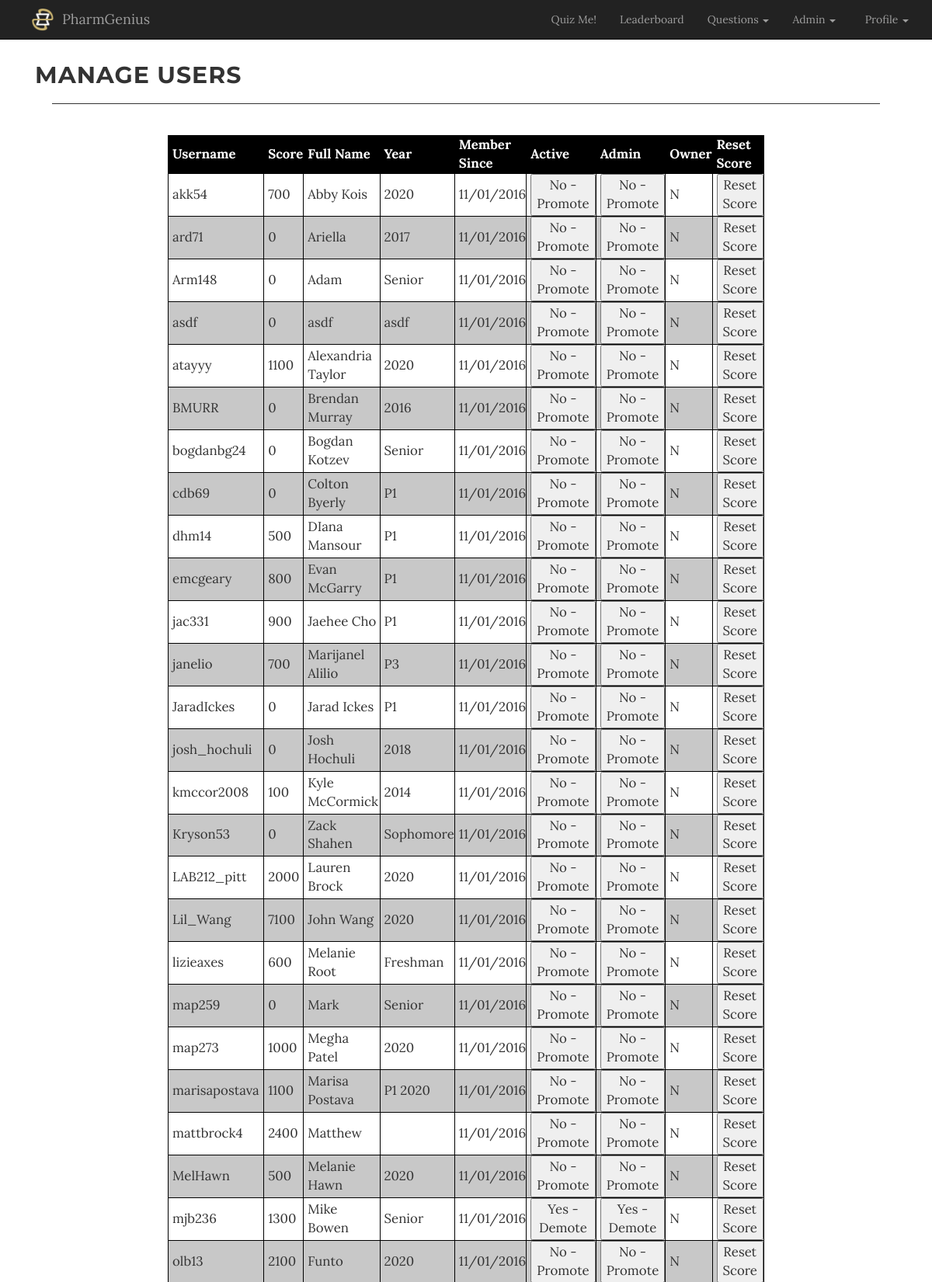
Page /manage_users.php (signed in, upper part) on the committed database.
### tables this page shows
CREATE TABLE `user_profile` (
  `username` varchar(20) NOT NULL,
  `full_name` varchar(50) NOT NULL,
  `year` varchar(10) NOT NULL,
  `employer` varchar(50) DEFAULT NULL,
  `interests` varchar(256) DEFAULT NULL,
  `bio` varchar(500) DEFAULT NULL,
  `image_url` varchar(256) DEFAULT NULL,
  `created_date` datetime NOT NULL DEFAULT CURRENT_TIMESTAMP,
  `last_updated_date` datetime NOT NULL DEFAULT CURRENT_TIMESTAMP ON UPDATE CURRENT_TIMESTAMP,
  `last_updated_by` varchar(20) NOT NULL
);

CREATE TABLE `user` (
  `username` varchar(20) NOT NULL,
  `password` varchar(60) NOT NULL,
  `email_address` varchar(256) NOT NULL,
  `score` int(10) NOT NULL DEFAULT '0',
  `admin_flag` enum('Y','N') NOT NULL DEFAULT 'N',
  `owner_flag` enum('Y','N') NOT NULL DEFAULT 'N',
  `active_flag` enum('Y','N') NOT NULL DEFAULT 'N',
  `registered_date` datetime NOT NULL DEFAULT CURRENT_TIMESTAMP
);

### public/manage_users.php (the view, shortened to what this page needs)
<?php require_once("../includes/db_connection.php"); ?>
<?php require_once("../includes/functions.php"); ?>
<?php
  $user_set = get_user_data();
  include("../includes/header.php");
?>
</head>
<body>
  <?php echo get_navbar(); ?>
  <br><br><br><br>
  <div class="container">
    <div class="container col-xs-12 text-center-div">
      <h2 class="inline-element">Manage Users</h2>
    </div>
    <div class="container col-xs-12"><hr></div>
    <div class="container col-xs-12"><br></div>
    <div class="container col-xs-12">
      <table id="usertable" class="usertable">
        <thead>
        <th>Username</th>
        <th>Score</th>
        <th>Full Name</th>
        <th>Year</th>
        <th>Member Since</th>
        <th>Active</th>
        <th>Admin</th>
        <th>Owner</th>
        <th>Reset Score</th>
        </thead>
        <tbody>
          <?php
            while ($user = mysqli_fetch_assoc($user_set)) {
              $table_row = "<tr><td>" . $user["username"] . "</td>";
              $table_row .= "<td id=\"score_{$user["username"]}\">" . $user["score"] . "</td>";
              $table_row .= "<td>" . $user["full_name"] . "</td>";
              $table_row .= "<td>" . $user["year"] . "</td>";
              $table_row .= "<td>" . $user["registered_date"] . "</td>";
              $table_row .= "<td>";
              $table_row .= "<button type=\"button\" id=\"active_flag_{$user["username"]}\" onclick=\"toggleStatus('active_flag', '{$user["username"]}')\">";
              $table_row .= ($user["active_flag"] == "Y") ? "Yes - Demote" : "No - Promote";
              $table_row .= "</td>";
              $table_row .= "<td>";
              $table_row .= "<button type=\"button\" id=\"admin_flag_{$user["username"]}\" onclick=\"toggleStatus('admin_flag', '{$user["username"]}')\">";
              $table_row .= ($user["admin_flag"] == "Y") ? "Yes - Demote" : "No - Promote";
              $table_row .= "</td>";
              $table_row .= "<td>" . $user["owner_flag"] . "</td>";
              $table_row .= "<td>";
              $table_row .= "<button type=\"button\" onclick=\"resetScore('{$user["username"]}')\">";
              $table_row .= "Reset Score";
              $table_row .= "</td>";
              $table_row .= "</tr>";
              echo $table_row;
            }
          ?>
        </tbody>
      </table>
    </div>
  </div>
<?php include("../includes/footer.php"); ?>

### includes/header.php (shortened to what this page needs)
<!DOCTYPE html>
<html lang="en">
<head>
  <link rel="stylesheet" href="../public/static/css/bootstrap.min.css">
  <link rel="stylesheet" href="../public/static/css/grayscale.css">
  <link rel="stylesheet" href="../public/static/css/style.css">
  <link rel="stylesheet" href="../public/static/css/font-awesome.min.css" type="text/css">

### includes/functions.php (shortened to what this page needs)
<?php
function get_navbar() {
  $html = navbar_open();
  if (is_logged_in()) {
    $html .=  user_navbar();
  } else {
    $html .= simple_navbar();
  }
  $html .= navbar_close();
  return $html;
}
function navbar_open() {
  $html = "<nav class = \"navbar navbar-inverse navbar-fixed-top\" style=\"height: auto;\">";
  $html .= "<div class = \"container\">";
  $html .= "<div class=\"navbar-header\">";
  $html .= "<img src=\"../public/static/img/logo.png\" class=\"logo\" width=\"30\" height=\"30\" alt=\"\"/>";
  $html .= "<a href=\"../public/index.php\" class=\"navbar-brand\">PharmGenius</a>";
  $html .= "<button class = \"navbar-toggle\" data-toggle= \"collapse\" data-target = \".navHeaderCollapse\">";
  $html .= "<span class=\"icon-bar\"></span>";
  $html .= "<span class=\"icon-bar\"></span>";
  $html .= "<span class=\"icon-bar\"></span>";
  $html .= "</button>";
  $html .= "</div>";
  $html .= "<div class = \"collapse navbar-collapse navHeaderCollapse\">";
  $html .= "<ul class = \"nav navbar-nav navbar-right\">";
  return $html;
}
function navbar_close() {
  $html = "</ul></div></div></nav>";
  return $html;
}
function admin_navbar() {
  $html = "<li class=\"dropdown\">";
  $html .= "<a href=\"\" class=\"dropdown-toggle\" data-toggle=\"dropdown\"><span>Admin&nbsp;</span><b class=\"caret\"></b></a>";
  $html .= "<ul class=\"dropdown-menu\">";
  $html .= "<li><a href=\"../public/review_categories.php\" id=\"reviewCats\" class=\"nav-button\">View Category Database</a></li>";
  $html .= "<li><a href=\"../public/manage_users.php\" id=\"manageUsers\" class=\"nav-button\">Manage Users</a></li>";
  $html .= "</ul></li>";
  return $html;
}
function user_navbar() {
  $html = "<li><a href=\"../public/select_quiz.php\" id=\"quizme\" class=\"nav-button\">Quiz Me!</a></li>";
  $html .= "<li><a href=\"../public/leaderboard.php\" id=\"leaderboard\" class=\"nav-button\">Leaderboard</a></li>";
  $html .= "<li class=\"dropdown\">";
  $html .= "<a href=\"\" class=\"dropdown-toggle\" data-toggle=\"dropdown\"><span>Questions&nbsp;</span><b class=\"caret\"></b></a>";
  $html .= "<ul class=\"dropdown-menu\">";
  $html .= "<li><a href=\"../public/review_my_questions.php\" id=\"myQuestions\">Your Questions</a></li>";
  $html .= "<li><a href=\"../public/submit_new.php\" id=\"submitNew\">Submit A Question</a></li>";
  $html .= "<li><a href=\"../public/review_new_questions.php\" id=\"ReviewNew\" class=\"nav-button\">Review New Questions</a></li>";
  $html .= "<li><a href=\"../public/review_old_questions.php\" id=\"ReviewOld\" class=\"nav-button\">View Question Database</a></li>";
  $html .= "</ul></li>";
  if (is_user_admin()) {
    $html .= admin_navbar();
  }
  $html .= "<li class=\"dropdown\">";
  $html .= "<a href=\"../public/index.php\" class=\"dropdown-toggle\" data-toggle=\"dropdown\">";
  $html .= "<span class=\"profile-container\">";
  $html .= "<img src=\"";
  $image_url = get_image_url($_SESSION["username"]);
  $html .= ($image_url == null) ? "../public/static/img/logo.png\"" : "{$image_url}\" ";
  $html .= "class=\"profile-small\" alt=\"\"/>&nbsp;&nbsp;Profile&nbsp;</span><b class=\"caret\" style=\"font-size:1.5em;\"></b></a>";
  $html .= "<ul class=\"dropdown-menu\">";
  $html .= "<li><a href=\"../public/profile.php?id=";
  $html .= htmlentities($_SESSION["username"]);
  $html .= "\">View Profile</a></li>";
  $html .= "<li><a href=\"#sendbugreport\" data-toggle=\"modal\">Report a Bug</a></li>";
  $html .= "<li><a href=\"../public/logout.php\">Sign Out</a></li>";
  $html .= "</ul></li>";
  return $html;
}
function mysql_prep($string) {
    global $connection;
    $escaped_string = mysqli_real_escape_string($connection, $string);
    return $escaped_string;
  }
function get_user_data() {
  global $connection;
  $query = "SELECT u.username, u.score, p.full_name, p.year, u.admin_flag, u.active_flag, u.owner_flag, DATE_FORMAT(u.registered_date,'%m/%d/%Y') as registered_date ";
  $query .= "FROM user u ";
  $query .= "JOIN user_profile p on p.username = u.username ";
  $query .= "ORDER BY username ASC ";
  $user_set = mysqli_query($connection, $query);
  return $user_set;
}
function get_image_url($username) {
  global $connection;
  $safe_username = mysql_prep($username);
  $query = "SELECT image_url ";
  $query .= "FROM user_profile ";
  $query .= "WHERE username = '{$safe_username}' ";
  $user_set = mysqli_query($connection, $query);
  if ($user = mysqli_fetch_assoc($user_set)) {
    $file_path = "../public/" . $user["image_url"];
    return $file_path;
  }
  return null;
}
function is_user_admin() {
  if (is_logged_in()) {
    return $_SESSION["admin_flag"] === "Y";
  } else {
    return false;
  }
}
function is_logged_in() {
  return (isset($_SESSION["username"]));
}
?>

### includes/footer.php (shortened to what this page needs)
</body>
</html>

### public/static/css/grayscale.css (style rules this page uses)
body { width: 100%; height: 100%; font-family: Lora,"Helvetica Neue",Helvetica,Arial,sans-serif; }
html { width: 100%; height: 100%; }
h1, h2, h3, h4, h5, h6 { margin: 0 0 35px; text-transform: uppercase; font-family: Montserrat,"Helvetica Neue",Helvetica,Arial,sans-serif; font-weight: 700; letter-spacing: 1px; }
a { color: #3333cc; -webkit-transition: all .2s ease-in-out; -moz-transition: all .2s ease-in-out; transition: all .2s ease-in-out; }
body { webkit-tap-highlight-color: rgba(255,255,255,.2); }
table#usertable tr:nth-child(even) { background-color: rgb(200, 200, 200); }
table#usertable tr:nth-child(odd) { background-color:#fff; }
table#usertable th { background-color: black; color: white; padding-left: 5px; }
table#usertable td { padding-left: 5px; }
table.usertable { font-size: 1.2em; }
.inline-element { display: inline; }

### public/static/css/style.css (style rules this page uses)
table { width:50%; margin: auto }
table, th, td { border: 1px solid black; border-collapse: collapse; }
th, td { text-align: left; }
.nav-button { height:auto; }
span.profile-container { overflow: hidden; width: 25px; height: 25px; }
img.logo { float: left; margin-top: 10px; margin-right: 10px; margin-left: 10px; }
hr { border: 0; clear:both; display:block; width: 96%; background-color:#333; height: 1px; }

### rows in the picture
user_profile: user.username "akk54", user.score "700", full_name "Abby Kois", year "2020", registered_date "11/01/2016", user.active_flag+admin_flag "No - Promote No - Promote Reset Score", user.owner_flag "N"
user_profile: user.username "ard71", user.score "0", full_name "Ariella", year "2017", registered_date "11/01/2016", user.active_flag+admin_flag "No - Promote No - Promote Reset Score", user.owner_flag "N"
user_profile: user.username "Arm148", user.score "0", full_name "Adam", year "Senior", registered_date "11/01/2016", user.active_flag+admin_flag "No - Promote No - Promote Reset Score", user.owner_flag "N"
user_profile: user.username "asdf", user.score "0", full_name "asdf", year "asdf", registered_date "11/01/2016", user.active_flag+admin_flag "No - Promote No - Promote Reset Score", user.owner_flag "N"
user_profile: user.username "atayyy", user.score "1100", full_name "Alexandria Taylor", year "2020", registered_date "11/01/2016", user.active_flag+admin_flag "No - Promote No - Promote Reset Score", user.owner_flag "N"
user_profile: user.username "BMURR", user.score "0", full_name "Brendan Murray", year "2016", registered_date "11/01/2016", user.active_flag+admin_flag "No - Promote No - Promote Reset Score", user.owner_flag "N"
user_profile: user.username "bogdanbg24", user.score "0", full_name "Bogdan Kotzev", year "Senior", registered_date "11/01/2016", user.active_flag+admin_flag "No - Promote No - Promote Reset Score", user.owner_flag "N"
user_profile: user.username "cdb69", user.score "0", full_name "Colton Byerly", year "P1", registered_date "11/01/2016", user.active_flag+admin_flag "No - Promote No - Promote Reset Score", user.owner_flag "N"
user_profile: user.username "dhm14", user.score "500", full_name "DIana Mansour", year "P1", registered_date "11/01/2016", user.active_flag+admin_flag "No - Promote No - Promote Reset Score", user.owner_flag "N"
user_profile: user.username "emcgeary", user.score "800", full_name "Evan McGarry", year "P1", registered_date "11/01/2016", user.active_flag+admin_flag "No - Promote No - Promote Reset Score", user.owner_flag "N"
user_profile: user.username "jac331", user.score "900", full_name "Jaehee Cho", year "P1", registered_date "11/01/2016", user.active_flag+admin_flag "No - Promote No - Promote Reset Score", user.owner_flag "N"
user_profile: user.username "janelio", user.score "700", full_name "Marijanel Alilio", year "P3", registered_date "11/01/2016", user.active_flag+admin_flag "No - Promote No - Promote Reset Score", user.owner_flag "N"
user_profile: user.username "JaradIckes", user.score "0", full_name "Jarad Ickes", year "P1", registered_date "11/01/2016", user.active_flag+admin_flag "No - Promote No - Promote Reset Score", user.owner_flag "N"
user_profile: user.username "josh_hochuli", user.score "0", full_name "Josh Hochuli", year "2018", registered_date "11/01/2016", user.active_flag+admin_flag "No - Promote No - Promote Reset Score", user.owner_flag "N"
user_profile: user.username "kmccor2008", user.score "100", full_name "Kyle McCormick", year "2014", registered_date "11/01/2016", user.active_flag+admin_flag "No - Promote No - Promote Reset Score", user.owner_flag "N"
user_profile: user.username "Kryson53", user.score "0", full_name "Zack Shahen", year "Sophomore", registered_date "11/01/2016", user.active_flag+admin_flag "No - Promote No - Promote Reset Score", user.owner_flag "N"
user_profile: user.username "LAB212_pitt", user.score "2000", full_name "Lauren Brock", year "2020", registered_date "11/01/2016", user.active_flag+admin_flag "No - Promote No - Promote Reset Score", user.owner_flag "N"
user_profile: user.username "Lil_Wang", user.score "7100", full_name "John Wang", year "2020", registered_date "11/01/2016", user.active_flag+admin_flag "No - Promote No - Promote Reset Score", user.owner_flag "N"
user_profile: user.username "lizieaxes", user.score "600", full_name "Melanie Root", year "Freshman", registered_date "11/01/2016", user.active_flag+admin_flag "No - Promote No - Promote Reset Score", user.owner_flag "N"
user_profile: user.username "map259", user.score "0", full_name "Mark", year "Senior", registered_date "11/01/2016", user.active_flag+admin_flag "No - Promote No - Promote Reset Score", user.owner_flag "N"
user_profile: user.username "map273", user.score "1000", full_name "Megha Patel", year "2020", registered_date "11/01/2016", user.active_flag+admin_flag "No - Promote No - Promote Reset Score", user.owner_flag "N"
user_profile: user.username "marisapostava", user.score "1100", full_name "Marisa Postava", year "P1 2020", registered_date "11/01/2016", user.active_flag+admin_flag "No - Promote No - Promote Reset Score", user.owner_flag "N"
user_profile: user.username "mattbrock4", user.score "2400", full_name "Matthew", registered_date "11/01/2016", user.active_flag+admin_flag "No - Promote No - Promote Reset Score", user.owner_flag "N"
user_profile: user.username "MelHawn", user.score "500", full_name "Melanie Hawn", year "2020", registered_date "11/01/2016", user.active_flag+admin_flag "No - Promote No - Promote Reset Score", user.owner_flag "N"
user_profile: last_updated_by.username "mjb236", last_updated_by.score "1300", full_name "Mike Bowen", year "Senior", registered_date "11/01/2016", last_updated_by.admin_flag "Yes - Demote Yes - Demote Reset Score", last_updated_by.owner_flag "N"
user_profile: user.username "olb13", user.score "2100", full_name "Funto", year "2020", registered_date "11/01/2016", user.active_flag+admin_flag "No - Promote No - Promote Reset Score", user.owner_flag "N"
